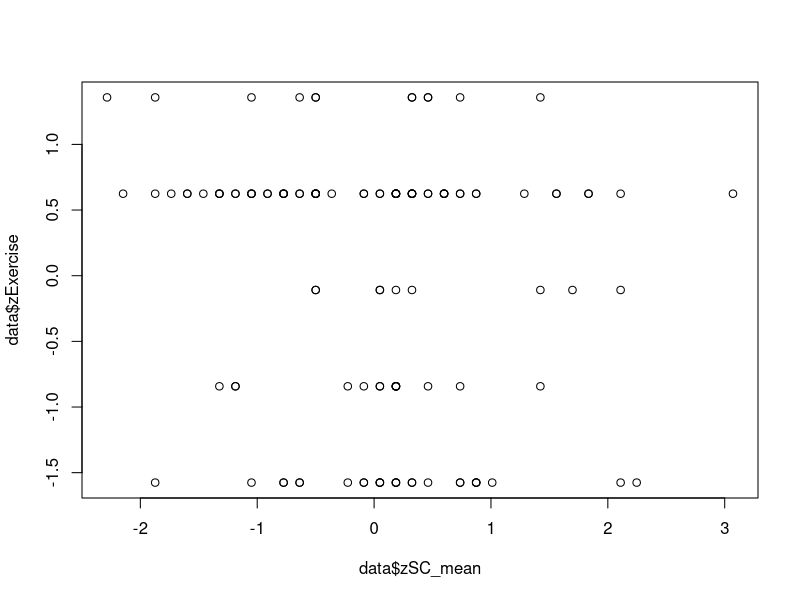
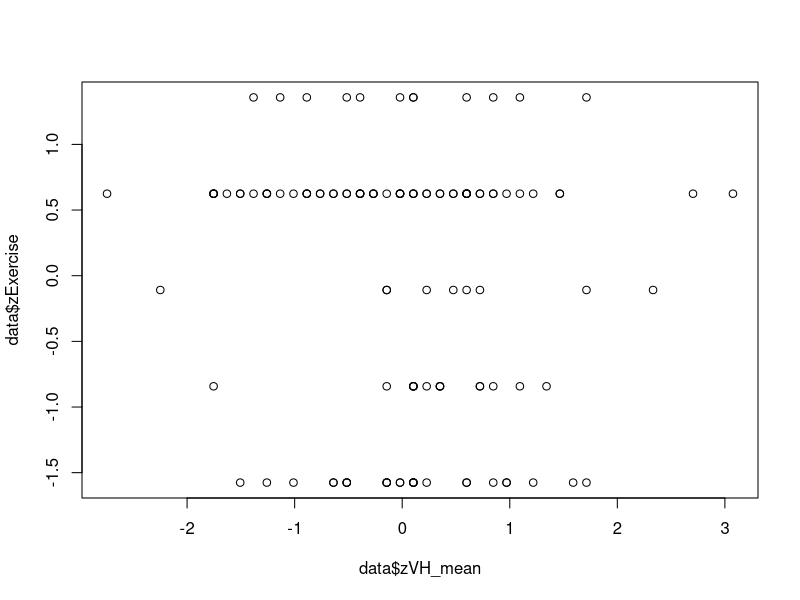
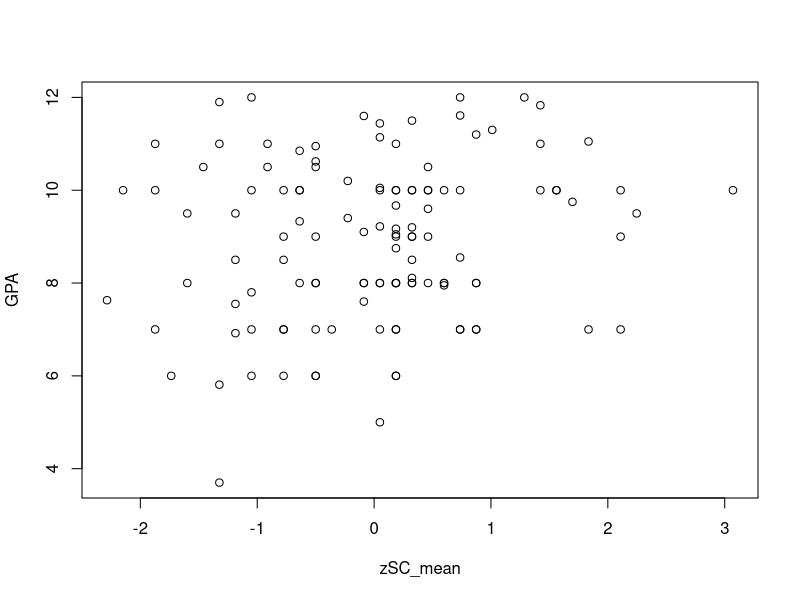
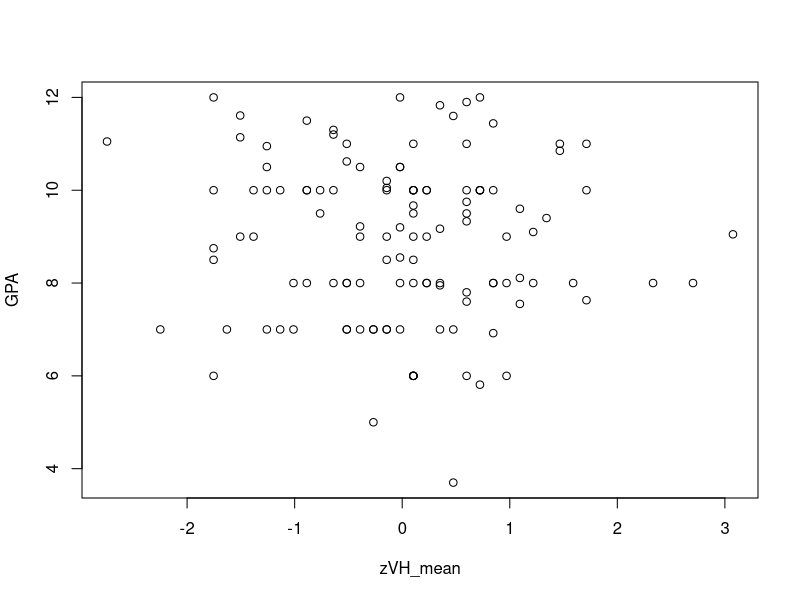

The R source for these figures, in order:
library(psych)
library(Hmisc)

## read the data
data <- read.csv("PS394 Class Dataset F2025_ME.csv")

##Step 1: Reverse code reversed items

data$SC_1r<- (6-data$SC_1) #create a new variable(column) ‘SC_1r’ with the reverse coded values of column ‘SC_1’. Not be subtract the items from 6 here - but this may differ depending on the scale. This value should be the highest rating on the scale plus 1 (i.e., 5 + 1 = 6)
data$SC_2r<- (6-data$SC_2) #create a new variable(column) ‘SC_2r’
data$SC_3r<- (6-data$SC_3) #create a new variable(column) ‘SC_3r’
data$SC_6r<- (6-data$SC_6) #create a new variable(column) ‘SC_6r’
data$SC_8r<- (6-data$SC_8) #create a new variable(column) ‘SC_8r’
data$SC_11r<- (6-data$SC_11) #create a new variable(column) ‘SC_11r’

##Step 2: Compute the mean
data$SC_mean<- rowMeans(cbind(data$SC_1r, data$SC_2r, data$SC_3r, data$SC_4, data$SC_5, data$SC_6r, data$SC_7, data$SC_8r, data$SC_9, data$SC_10, data$SC_11r, data$SC_12)) #create a new variable (columm) SC_mean that is equal to the average of the scale items - be sure to use the reverse coded items for reverse items!!!

##Step 3: Check the reliability
items_SC <- cbind(data$SC_1r, data$SC_2r, data$SC_3r, data$SC_4, data$SC_5, data$SC_6r, data$SC_7, data$SC_8r, data$SC_9, data$SC_10, data$SC_11r, data$SC_12) #create a data subset containing only the items used to compute your scale
alpha(items_SC) #get the alpha for the scale items

####The valuing happiness scale 
#VH_1: How happy I am at any given moment says a lot about how worthwhile my life is.
#VH_2: If I don’t feel happy, maybe there is something wrong with me.
#VH_3: I value things in life only to the extent that they influence my personal happiness.
#VH_4: If I don’t feel happy, I worry about it.
#VH_5: Feeling happy is extremely important to me.
#VH_6: I am concerned about my happiness even when I feel happy.
#VH_7: To have a meaningful life, I need to feel happy most of the time.
#VH_8: I get somewhat distressed if I don’t feel happy.

##Step 1: Reverse code reversed items
#No reverse coded items in this scale

##Step 2: Compute the mean

data$VH_mean <- rowMeans(cbind(data$VH_1, data$VH_2, data$VH_3, data$VH_4, data$VH_5, data$VH_6, data$VH_7, data$VH_8), na.rm = TRUE)

##Step 3: Check the reliability

data_VH <-cbind(data$VH_1, data$VH_2, data$VH_3, data$VH_4, data$VH_5, data$VH_6, data$VH_7, data$VH_8)
alpha(data_VH)


###2) Inspecting the variables ----

describe(data$SC_mean)
describe(data$VH_mean)

###3) Run a multiple regression ----

##step 1: main effects model
#center your variables (if you want/need to) - using z score method here
data$zSC_mean <- ((data$SC_mean - mean(data$SC_mean, na.rm=TRUE))/sd(data$SC_mean, na.rm=TRUE)) #convert you variable to z scores
data$zVH_mean <- ((data$VH_mean - mean(data$VH_mean, na.rm=TRUE))/sd(data$VH_mean, na.rm=TRUE)) #convert you variable to z scores
data$zExercise <- ((data$Exercise - mean(data$Exercise, na.rm=TRUE))/sd(data$Exercise, na.rm=TRUE)) #convert you variable to z scores

#get scatterplots for your variables
plot(data$zExercise ~ data$zSC_mean, data = data) #get a scatterplot with self compassion on the x axis and Exercise on the y axis
plot(data$zExercise ~ data$zVH_mean, data = data) #get a scatterplot with self compassion on the x axis and Exercise on the y axis

#run main effects model regression
model1 <- lm(zExercise ~ zSC_mean + zVH_mean, data = data)
summary(model1) #regression where you interpret the main effects of your predictors on the outcome

##Step 2: moderation model

#run regression
model2 <- lm(zExercise ~ zSC_mean*zVH_mean, data = data)
summary(model2) #regression where you interpret the moderation effect - NOT MAIN EFFECTS

#compare models: Rsquare change = 0.08285 (R2 from model1) - 0.03074 (R2 from model2) = 0.03211 (3.211%)
anova(model1, model2) #compare the models - p value for R square change


##### PRACTICE #########
plot(GPA ~ zSC_mean, data=data)
plot(GPA ~ zVH_mean, data=data)

# zSC_mean on GPA and zVH_mean on GPA
model3 <- lm(GPA ~ zSC_mean + zVH_mean, data=data)
summary(model3)

# zSC_mean x zVH_mean on GPA 
# The format is OUTCOME ~ VAR 1 +/* VAR 2 depending on what you're looking for

model4 <- lm(GPA ~ zSC_mean * zVH_mean, data=data)
summary(model4)

anova(model3,model4)
